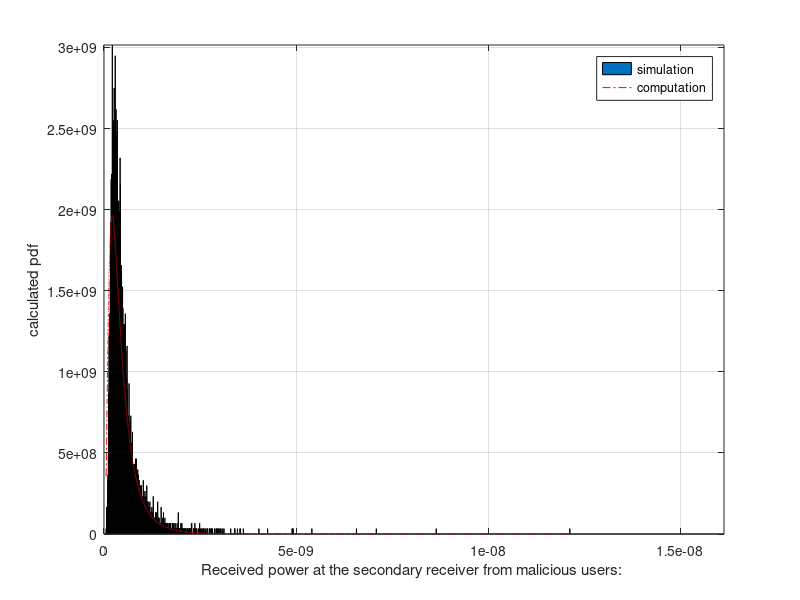

Here is the MATLAB script that generated this plot:
%   Matlab code for Received power by secondary User due to Malicious Users %
clear all;
close all;
clc;
num_run = 10000;   %testing times
format long;
R =1000;   %radius of outer circle, changeable 30:30:1500 meter
R0 = 30;  %radius of inner circle
sigma_p = 8;   %fixed value
sigma_m = 5.5;   %fixed value
Pt = 100e3; %%%%%% Primary transmitting power = 100 Kw
Pm = 4;    %malicious user transmitting power
dp = 100e3; %%%%% distance between primary transmitter and secondary user
M = 10; %%%% number of malicious users
A = log(10)/10;
%%%% Random Points within circle with radius R & radius R0
xCoordinates = [];
yCoordinates = [];
n = M;
while n > 0
x = unifrnd(-R,R,1,1);
y = unifrnd(-R,R,1,1);
norms = sqrt((x.^2) + (y.^2));
inBounds = find((R0 <= norms) & (norms <= R));
xCoordinates = [xCoordinates; x(inBounds)];
yCoordinates = [yCoordinates; y(inBounds)];
n = M - numel(xCoordinates);
end
%%%%%%%%% Distance between jth malicious user and secondary user %%%%%%%
for i= 1 : M % number of malicious users 

d(i)=sqrt((xCoordinates(i))^2 + (yCoordinates(i))^2);
end
%%%%% Received power at secondary user from malicious users %%%%%%
for kk = 1:num_run
E_j= sigma_m*randn(M,1);
G = 10.^(E_j/10);
for j = 1:M
P(j) = Pm*(d(j)^(-4))*G(j);
end
Pr_m_tmp(kk)= sum(P);
end
Pr_m = sort(Pr_m_tmp);
[f1,x1] = hist(Pr_m_tmp,4000);
figure(2)
bar(x1,f1/trapz(x1,f1));
axis([0 max(x1) 0 max(f1/trapz(x1,f1))])
grid on; hold on;
xlabel('Received power at the secondary receiver from malicious users: Pr \_m')
ylabel('simulated pdf. Probability density function of Pr\_m')
sigma_x_2 = (1/A^2)*(log(mean(Pr_m.^2)) - 2*log(mean(Pr_m)));
mu_x = (1/A)*(2*log(mean(Pr_m)) - 0.5*log(mean(Pr_m.^2)));
P_m_gama = (1./(A*Pr_m*sqrt(sigma_x_2)*sqrt(2*pi))).*exp(-((10*log10(Pr_m)-mu_x)).^2/(2*sigma_x_2)); %Equ (11)
plot(Pr_m, P_m_gama,'r-.');
xlabel('Received power at the secondary receiver from malicious users: ' )
ylabel('calculated pdf')% axis([0 max(Pr_m) 0 max(P_m_gama)])
legend('simulation', 'computation' )